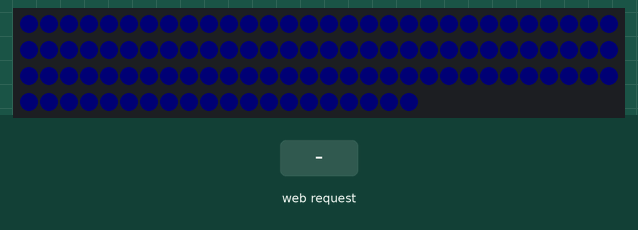
The sketch below on a simulated ESP32. Shown: 110 RGB LEDs in strip order, left to right, continuing on the next row. Inputs (shaded band) come from the test bench. Dim RGB values are drawn brighter than linear; WiFi joins after 1.5 s; servers stay silent unless stated; what the sketch prints to the serial monitor is not drawn.

Above: at 2.81 s.
3.4 s: HTTP request GET /trigger/hack received
At 5.1 s:
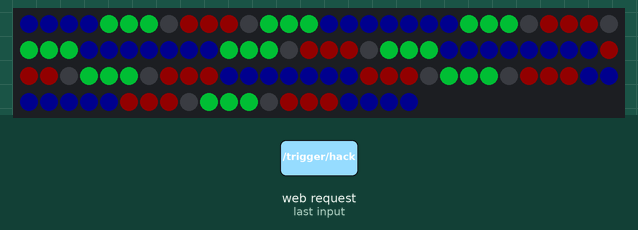
5.6 s: HTTP request GET /trigger/hack?bits=0 received
At 6.7 s:
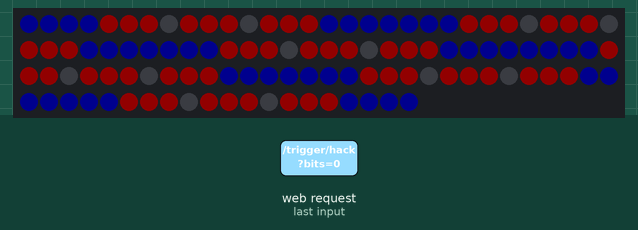
7.8 s: HTTP request GET /reset received
At 11.0 s:
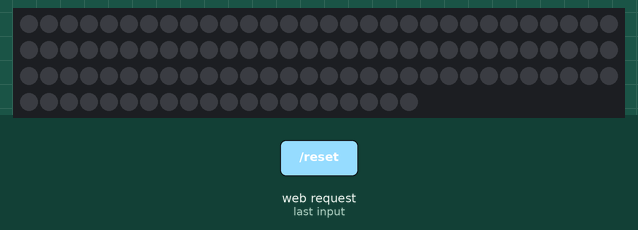
Timing chart, 0 to 12.5 s (numbered marks = the images above; inputs shaded):
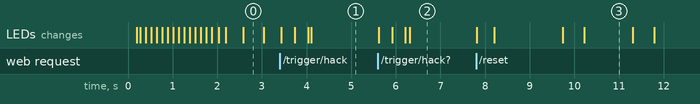

Measured:
- after the input at 3.4 s, the LEDs: first change at once (image 1 shows a later state)
- after the input at 5.6 s, the LEDs: first change at once (image 2 shows a later state)
- after the input at 7.8 s, the LEDs: first change at once (image 3 shows a later state)
- what the display in image 0 shows lasts 0.4 s, from 2.6 s to 3.0 s

The sketch:

hack_lights.ino
```cpp
/*
  The Quandary - HACK light panel
  ---------------------------------------------------------------------------
  Listens for the hack webhook fired by app/server.js and paints the 6-bit
  light pattern onto two rows of WS2812B.

  The server POSTs (see app/README.md "ESP32 integration"):

    POST /trigger/hack
    Content-Type: application/json
    { "event":"hack_complete", "room":"7K2P",
      "pattern":[[1,0,1],[0,1,0]], "lights":[1,0,1,0,1,0],
      "bits":"101010", "mask":21, "rows":2, "cols":3 }

  Light order is row-major: lights[0..2] = top row left->right,
  lights[3..5] = bottom row left->right. This sketch reads whichever field it
  finds first (bits -> lights -> pattern -> mask), so it keeps working if the
  payload is ever trimmed down.

  Strip layout: one continuous 110-LED run.
      index   0 .. 54  -> TOP row
      index  55 ..109  -> BOTTOM row

  The panel is a map of the six toggle switches: three across the top row,
  three across the bottom, each LED block sitting in line with its switch.
  So the six bits are drawn as a tight 3-bit group on the top strip with its
  matching 3-bit group directly below it on the bottom strip, and that whole
  group is repeated along the strip so the code reads from anywhere:

      top     ----### ... ###-------### ... ###-------### ... ###----
      bottom  ----... ... ###-------... ... ###-------... ... ###----
               edge  group   sep       group   sep       group  edge

  Bits inside a group are separated only by a narrow dark slit, so the group
  reads as one chunk; the wide solid separator colour only ever appears
  between groups. Without the slit two adjacent ON bits would merge into one
  long run and the code would be ambiguous.

  Board: any ESP32 dev module.  Libraries: FastLED (Arduino Library Manager).
  No JSON library needed.
*/

#include <WiFi.h>
#include <WebServer.h>
#include <ESPmDNS.h>
#include <FastLED.h>

// ===========================================================================
//  CONFIG - everything you normally need to touch lives in this block
// ===========================================================================

// ---- WiFi ----
// Real credentials go in secrets.h (copy secrets.example.h). secrets.h is
// git-ignored so a password never lands in the repo; without it the sketch
// still compiles using these placeholders.
#if __has_include("secrets.h")
#include "secrets.h"
#else
#define WIFI_SSID_VALUE "YOUR_WIFI_SSID"
#define WIFI_PASS_VALUE "YOUR_WIFI_PASSWORD"
#endif
static const char *WIFI_SSID = WIFI_SSID_VALUE;
static const char *WIFI_PASS = WIFI_PASS_VALUE;

// The webhook URL in app/config/puzzles.json is http://192.168.1.50/trigger/hack
// so this board must always land on that address. Leave USE_STATIC_IP on, or
// set a DHCP reservation in your router and turn it off.
#define USE_STATIC_IP 1
static const IPAddress IP_ADDR(192, 168, 1, 50);
static const IPAddress IP_GATEWAY(192, 168, 1, 1);
static const IPAddress IP_SUBNET(255, 255, 255, 0);
static const IPAddress IP_DNS(192, 168, 1, 1);

#define MDNS_NAME "quandary-hack"   // also reachable at quandary-hack.local

// ---- LEDs ----
#define LED_PIN        13     // data pin -> 330R -> strip DIN
#define NUM_LEDS       110    // 55 top + 55 bottom
#define ROW_LEN        55
#define TOP_START      0      // first index of the top row
#define BOTTOM_START   55     // first index of the bottom row
#define BOTTOM_ROW_REVERSED 0 // set to 1 if the strip snakes back right-to-left
#define LED_TYPE       WS2812B
#define COLOR_ORDER    GRB

// 110 pixels at full white is ~6.6 A. Keep the brightness cap and the power
// limiter unless you are running a beefy 5 V supply with injection at both ends.
#define BRIGHTNESS     80     // 0-255
#define PSU_VOLTS      5
#define PSU_MILLIAMPS  2500

// ---- Colours ----
// A "1" block is bright (flip that switch), a "0" block is a dim marker so
// players can still see where the block is and count positions.
// Want unlit zeros instead? set COLOR_OFF to CRGB::Black.
static const CRGB COLOR_ON   = CRGB(0, 255, 70);  // bit = 1, switch ON  (green)
static const CRGB COLOR_OFF  = CRGB(60, 0, 0);    // bit = 0, switch OFF (dim red)
static const CRGB COLOR_GAP  = CRGB::Black;       // narrow slit between bits in a group
static const CRGB COLOR_SEP  = CRGB(0, 0, 45);    // wide fill between groups (dim blue)
static const CRGB COLOR_IDLE = CRGB(0, 0, 40);    // breathing colour while waiting

// ---- Geometry ----
// Relative widths. With GROUPS_PER_ROW = 3 and cols = 3 these add up to
// exactly 55, so the row divides with no rounding:
//   4 + (3+1+3+1+3) + 7 + (3+1+3+1+3) + 7 + (3+1+3+1+3) + 4 = 55
// Fewer groups means bigger blocks: 2 groups -> 4 LEDs each, 1 -> 8 LEDs each.
#define GROUPS_PER_ROW  3     // how many times the 3-bit code repeats along the row
#define W_BLOCK         3     // width of one bit block
#define W_BIT_GAP       1     // dark slit between bits inside a group
#define W_GROUP_GAP     7     // solid separator between groups
#define W_EDGE          4     // solid separator at the two row ends

// ---- Timing ----
#define REVEAL_MS   700       // left-to-right wipe when the pattern appears
#define HOLD_MS     0         // how long to hold the pattern; 0 = until /reset

// ---- Limits ----
#define MAX_ROWS    2
#define MAX_COLS    8
#define MAX_BLOCKS  (MAX_COLS * 4)
#define MAX_SEGS    (2 * MAX_BLOCKS + 1)

// ===========================================================================

CRGB leds[NUM_LEDS];
WebServer server(80);

// --- current pattern state ---
uint8_t  g_bits[MAX_ROWS][MAX_COLS];
uint8_t  g_rows = MAX_ROWS;
uint8_t  g_cols = 3;
bool     g_hasPattern = false;
uint32_t g_showStart = 0;
String   g_room = "";
String   g_lastBits = "";

// --- row segmentation ---
enum SegKind : uint8_t { SEG_BLOCK, SEG_BIT_GAP, SEG_GROUP_GAP, SEG_EDGE };

struct Seg {
  uint16_t start;
  uint16_t len;
  SegKind  kind;
  uint8_t  bitIndex;     // which of the 3 bits this block shows; 0xFF for gaps
};
Seg      g_segs[MAX_SEGS];
uint8_t  g_segCount = 0;

// ---------------------------------------------------------------------------
//  Tiny tolerant JSON readers. The payload is small and fixed-shape, so this
//  avoids pulling in ArduinoJson and its v6/v7 API split.
// ---------------------------------------------------------------------------
static int valueStart(const String &b, const char *key) {
  String needle = String("\"") + key + "\"";
  int i = b.indexOf(needle);
  if (i < 0) return -1;
  i += needle.length();
  while (i < (int)b.length() && isSpace(b[i])) i++;
  if (i >= (int)b.length() || b[i] != ':') return -1;
  i++;
  while (i < (int)b.length() && isSpace(b[i])) i++;
  return (i < (int)b.length()) ? i : -1;
}

static bool jsonString(const String &b, const char *key, String &out) {
  int i = valueStart(b, key);
  if (i < 0 || b[i] != '"') return false;
  int j = b.indexOf('"', i + 1);
  if (j < 0) return false;
  out = b.substring(i + 1, j);
  return true;
}

static bool jsonLong(const String &b, const char *key, long &out) {
  int i = valueStart(b, key);
  if (i < 0) return false;
  int j = i;
  if (b[j] == '-' || b[j] == '+') j++;
  int firstDigit = j;
  while (j < (int)b.length() && isDigit(b[j])) j++;
  if (j == firstDigit) return false;
  out = b.substring(i, j).toInt();
  return true;
}

// Pulls every 0/1 out of an array value, flat or nested, so "pattern"
// ([[1,0,1],[0,1,0]]) and "lights" ([1,0,1,0,1,0]) both yield "101010".
static bool jsonBinaryDigits(const String &b, const char *key, String &out) {
  int i = valueStart(b, key);
  if (i < 0 || b[i] != '[') return false;
  int depth = 0;
  out = "";
  for (int j = i; j < (int)b.length(); j++) {
    char c = b[j];
    if (c == '[') depth++;
    else if (c == ']') { if (--depth == 0) return out.length() > 0; }
    else if (c == '0' || c == '1') out += c;
  }
  return false;
}

// ---------------------------------------------------------------------------
//  Layout: carve one row into alternating gap / block segments.
//
//  Segments run gap, block, gap, block, ... gap. A gap is an EDGE at either
//  end of the row, a GROUP_GAP where one 3-bit group ends and the next
//  begins (every cols-th gap), or a narrow BIT_GAP between bits of the same
//  group. Both rows use this same layout, which is what keeps each top block
//  sitting directly above its partner on the bottom strip.
// ---------------------------------------------------------------------------
void buildLayout(uint8_t cols) {
  uint8_t blocks = cols * GROUPS_PER_ROW;
  if (blocks > MAX_BLOCKS) blocks = MAX_BLOCKS;
  g_segCount = 2 * blocks + 1;

  uint16_t w[MAX_SEGS];
  uint32_t totalW = 0;
  for (uint8_t i = 0; i < g_segCount; i++) {
    if (i & 1) {
      g_segs[i].kind = SEG_BLOCK;
      w[i] = W_BLOCK;
    } else {
      uint8_t gap = i / 2;                  // 0 = left edge, blocks = right edge
      if (gap == 0 || gap == blocks)  { g_segs[i].kind = SEG_EDGE;      w[i] = W_EDGE; }
      else if (gap % cols == 0)       { g_segs[i].kind = SEG_GROUP_GAP; w[i] = W_GROUP_GAP; }
      else                            { g_segs[i].kind = SEG_BIT_GAP;   w[i] = W_BIT_GAP; }
    }
    totalW += w[i];
  }

  // Spread the 55 pixels across those weights so the row is filled exactly.
  uint32_t cum = 0;
  uint16_t prev = 0;
  for (uint8_t i = 0; i < g_segCount; i++) {
    cum += w[i];
    uint16_t pos = (uint16_t)((cum * (uint32_t)ROW_LEN + totalW / 2) / totalW);
    if (pos > ROW_LEN) pos = ROW_LEN;
    if (pos < prev) pos = prev;
    g_segs[i].start    = prev;
    g_segs[i].len      = pos - prev;
    g_segs[i].bitIndex = (g_segs[i].kind == SEG_BLOCK)
                       ? (uint8_t)(((i - 1) / 2) % cols) : 0xFF;
    prev = pos;
  }
}

// ---------------------------------------------------------------------------
//  Pixel helpers
// ---------------------------------------------------------------------------
inline void setRowPixel(uint8_t row, uint16_t col, const CRGB &c) {
  if (col >= ROW_LEN) return;
  uint16_t idx;
  if (row == 0) {
    idx = TOP_START + col;
  } else {
#if BOTTOM_ROW_REVERSED
    idx = BOTTOM_START + (ROW_LEN - 1 - col);
#else
    idx = BOTTOM_START + col;
#endif
  }
  if (idx < NUM_LEDS) leds[idx] = c;
}

// revealCols limits how far in from the left each row has been painted.
void renderPattern(uint16_t revealCols) {
  fill_solid(leds, NUM_LEDS, CRGB::Black);
  for (uint8_t row = 0; row < MAX_ROWS; row++) {
    for (uint8_t s = 0; s < g_segCount; s++) {
      CRGB c;
      switch (g_segs[s].kind) {
        case SEG_BLOCK: {
          bool on = (row < g_rows) && g_bits[row][g_segs[s].bitIndex];
          c = on ? COLOR_ON : COLOR_OFF;
          break;
        }
        case SEG_BIT_GAP: c = COLOR_GAP; break;
        default:          c = COLOR_SEP; break;   // SEG_GROUP_GAP, SEG_EDGE
      }
      for (uint16_t k = 0; k < g_segs[s].len; k++) {
        uint16_t col = g_segs[s].start + k;
        if (col < revealCols) setRowPixel(row, col, c);
      }
    }
  }
  FastLED.show();
}

void renderIdle() {
  uint8_t b = 12 + (uint8_t)(quadwave8(millis() / 14) / 6);   // slow breath
  CRGB c = COLOR_IDLE;
  c.nscale8_video(b);
  fill_solid(leds, NUM_LEDS, c);
  FastLED.show();
}

void flashAll(const CRGB &c, uint8_t times, uint16_t onMs) {
  for (uint8_t i = 0; i < times; i++) {
    fill_solid(leds, NUM_LEDS, c);
    FastLED.show();
    delay(onMs);
    FastLED.clear(true);
    delay(onMs);
  }
}

// ---------------------------------------------------------------------------
//  Pattern application
// ---------------------------------------------------------------------------
void applyBits(const String &bits, uint8_t rows, uint8_t cols) {
  if (cols == 0 || cols > MAX_COLS) cols = 3;
  if (rows == 0) rows = 1;
  if (rows > MAX_ROWS) {
    Serial.printf("[hack] payload had %u rows, panel has %u - extra rows ignored\n",
                  rows, (unsigned)MAX_ROWS);
    rows = MAX_ROWS;
  }

  g_rows = rows;
  g_cols = cols;
  memset(g_bits, 0, sizeof(g_bits));

  uint16_t need = (uint16_t)rows * cols;
  if (bits.length() < need) {
    Serial.printf("[hack] only %u of %u bits supplied - padding with 0\n",
                  bits.length(), need);
  }
  for (uint16_t i = 0; i < need && i < bits.length(); i++) {
    g_bits[i / cols][i % cols] = (bits[i] == '1') ? 1 : 0;
  }

  buildLayout(cols);
  g_lastBits = bits.substring(0, min((unsigned)need, (unsigned)bits.length()));
  g_hasPattern = true;
  g_showStart = millis();

  Serial.printf("[hack] pattern %ux%u  top=%u%u%u  bottom=%u%u%u  room=%s\n",
                rows, cols,
                g_bits[0][0], g_bits[0][1], g_bits[0][2],
                g_bits[1][0], g_bits[1][1], g_bits[1][2],
                g_room.c_str());
}

// Reads the pattern out of a webhook body. Priority: bits, lights, pattern, mask.
bool applyPayload(const String &body) {
  long rows = 2, cols = 3, mask = 0;
  jsonLong(body, "rows", rows);
  jsonLong(body, "cols", cols);
  if (!jsonString(body, "room", g_room)) g_room = "";

  String bits;
  if (jsonString(body, "bits", bits)) {
    String clean;                     // tolerate spacing, e.g. "1 0 1 0 1 0"
    for (uint16_t i = 0; i < bits.length(); i++)
      if (bits[i] == '0' || bits[i] == '1') clean += bits[i];
    bits = clean;
  }
  if (!bits.length()) jsonBinaryDigits(body, "lights", bits);
  if (!bits.length()) jsonBinaryDigits(body, "pattern", bits);
  if (!bits.length() && jsonLong(body, "mask", mask)) {
    uint16_t need = (uint16_t)rows * (uint16_t)cols;
    for (uint16_t i = 0; i < need; i++) bits += ((mask >> i) & 1) ? '1' : '0';
  }
  if (!bits.length()) return false;

  applyBits(bits, (uint8_t)rows, (uint8_t)cols);
  return true;
}

// ---------------------------------------------------------------------------
//  HTTP handlers
// ---------------------------------------------------------------------------
String statusJson() {
  String s = "{\"ok\":true,\"device\":\"" MDNS_NAME "\",\"ip\":\"";
  s += WiFi.localIP().toString();
  s += "\",\"armed\":";
  s += g_hasPattern ? "true" : "false";
  s += ",\"bits\":\"" + g_lastBits + "\"";
  s += ",\"rows\":" + String(g_rows) + ",\"cols\":" + String(g_cols);
  s += ",\"room\":\"" + g_room + "\"";
  s += ",\"uptimeMs\":" + String(millis()) + "}";
  return s;
}

void handleHack() {
  String body = server.hasArg("plain") ? server.arg("plain") : String("");

  // Browser-friendly test path: /trigger/hack?bits=101001
  if (!body.length() && server.hasArg("bits")) {
    body = String("{\"bits\":\"") + server.arg("bits") + "\",\"rows\":2,\"cols\":3}";
  }

  Serial.printf("[hack] %s %s body=%s\n",
                server.method() == HTTP_POST ? "POST" : "GET",
                server.uri().c_str(), body.c_str());

  if (!applyPayload(body)) {
    Serial.println("[hack] no pattern field in body - showing default 101010");
    g_room = "";
    applyBits("101010", 2, 3);
    server.send(200, "application/json",
                "{\"ok\":true,\"note\":\"no pattern in body, used default\"}");
    return;
  }
  server.send(200, "application/json", statusJson());
}

void handleReset() {
  g_hasPattern = false;
  g_lastBits = "";
  g_room = "";
  Serial.println("[hack] reset -> idle");
  server.send(200, "application/json", "{\"ok\":true,\"armed\":false}");
}

void handleRoot() {
  String h = F("<!doctype html><meta name=viewport content='width=device-width,initial-scale=1'>"
               "<style>body{font:14px system-ui;background:#111;color:#ddd;padding:24px;max-width:34rem}"
               "code,input{font:13px ui-monospace;background:#000;color:#7f7;border:1px solid #333;padding:4px 6px}"
               "button{font:13px system-ui;padding:6px 12px}</style>"
               "<h2>Quandary &middot; HACK light panel</h2>");
  h += "<p>Status: <code>" + statusJson() + "</code></p>";
  h += F("<form action='/trigger/hack' method='get'>"
         "<p>Test pattern (6 bits: top row then bottom row)<br>"
         "<input name='bits' value='101001' maxlength='8'> "
         "<button type='submit'>Show</button></p></form>"
         "<form action='/reset' method='get'><button type='submit'>Reset to idle</button></form>"
         "<p>Webhook endpoint: <code>POST /trigger/hack</code></p>");
  server.send(200, "text/html", h);
}

// ---------------------------------------------------------------------------
//  WiFi
// ---------------------------------------------------------------------------
void connectWiFi() {
  WiFi.mode(WIFI_STA);
  WiFi.setSleep(false);
#if USE_STATIC_IP
  if (!WiFi.config(IP_ADDR, IP_GATEWAY, IP_SUBNET, IP_DNS)) {
    Serial.println("[net] static IP config failed, falling back to DHCP");
  }
#endif
  WiFi.begin(WIFI_SSID, WIFI_PASS);
  Serial.printf("[net] connecting to %s", WIFI_SSID);

  uint32_t start = millis();
  uint8_t spin = 0;
  while (WiFi.status() != WL_CONNECTED && millis() - start < 20000) {
    FastLED.clear();                         // blue chase while we wait
    for (uint8_t i = 0; i < 4; i++) leds[(spin + i) % 12] = CRGB(0, 0, 30 + i * 20);
    FastLED.show();
    spin = (spin + 1) % 12;
    delay(120);
    Serial.print(".");
  }
  Serial.println();

  if (WiFi.status() == WL_CONNECTED) {
    Serial.printf("[net] up at %s\n", WiFi.localIP().toString().c_str());
    if (MDNS.begin(MDNS_NAME)) {
      MDNS.addService("http", "tcp", 80);
      Serial.println("[net] mDNS: http://" MDNS_NAME ".local/");
    }
    flashAll(CRGB(0, 40, 0), 1, 150);
  } else {
    Serial.println("[net] FAILED - check SSID, password, and the static IP range");
    flashAll(CRGB(40, 0, 0), 3, 150);
  }
}

// ---------------------------------------------------------------------------
void setup() {
  Serial.begin(115200);
  delay(200);
  Serial.println("\n=== Quandary HACK light panel ===");

  FastLED.addLeds<LED_TYPE, LED_PIN, COLOR_ORDER>(leds, NUM_LEDS)
         .setCorrection(TypicalLEDStrip);
  FastLED.setBrightness(BRIGHTNESS);
  FastLED.setMaxPowerInVoltsAndMilliamps(PSU_VOLTS, PSU_MILLIAMPS);
  FastLED.clear(true);

  buildLayout(3);
  static const char *KIND_NAME[] = { "BIT", "slit", "sep", "edge" };
  for (uint8_t i = 0; i < g_segCount; i++) {
    Serial.printf("[layout] seg%-2u %-4s cols %2u..%-2u len %2u", i,
                  KIND_NAME[g_segs[i].kind],
                  g_segs[i].start, g_segs[i].start + g_segs[i].len - 1,
                  g_segs[i].len);
    if (g_segs[i].kind == SEG_BLOCK) Serial.printf("  bit %u", g_segs[i].bitIndex + 1);
    Serial.println();
  }

  connectWiFi();

  server.on("/", HTTP_GET, handleRoot);
  server.on("/trigger/hack", HTTP_ANY, handleHack);   // POST from the app, GET for testing
  server.on("/reset", HTTP_ANY, handleReset);
  server.on("/health", HTTP_GET, []() {
    server.send(200, "application/json", statusJson());
  });
  server.onNotFound([]() {
    server.send(404, "application/json", "{\"ok\":false,\"error\":\"not found\"}");
  });
  server.begin();
  Serial.println("[http] listening on :80  ->  POST /trigger/hack");
}

void loop() {
  server.handleClient();

  static uint32_t lastNetCheck = 0;
  if (millis() - lastNetCheck > 10000) {
    lastNetCheck = millis();
    if (WiFi.status() != WL_CONNECTED) {
      Serial.println("[net] link lost, reconnecting");
      WiFi.disconnect();
      WiFi.begin(WIFI_SSID, WIFI_PASS);
    }
  }

  static uint32_t lastFrame = 0;
  if (millis() - lastFrame < 16) return;     // ~60 fps
  lastFrame = millis();

  if (!g_hasPattern) {
    renderIdle();
    return;
  }

  uint32_t elapsed = millis() - g_showStart;
  if (HOLD_MS > 0 && elapsed > (uint32_t)(REVEAL_MS + HOLD_MS)) {
    g_hasPattern = false;
    Serial.println("[hack] hold expired -> idle");
    return;
  }

  uint16_t reveal = ROW_LEN;
  if (REVEAL_MS > 0 && elapsed < REVEAL_MS) {
    reveal = (uint16_t)((uint32_t)ROW_LEN * elapsed / REVEAL_MS);
  }
  renderPattern(reveal);
}
```

Source omitted: secrets.example.h (250 bytes)
